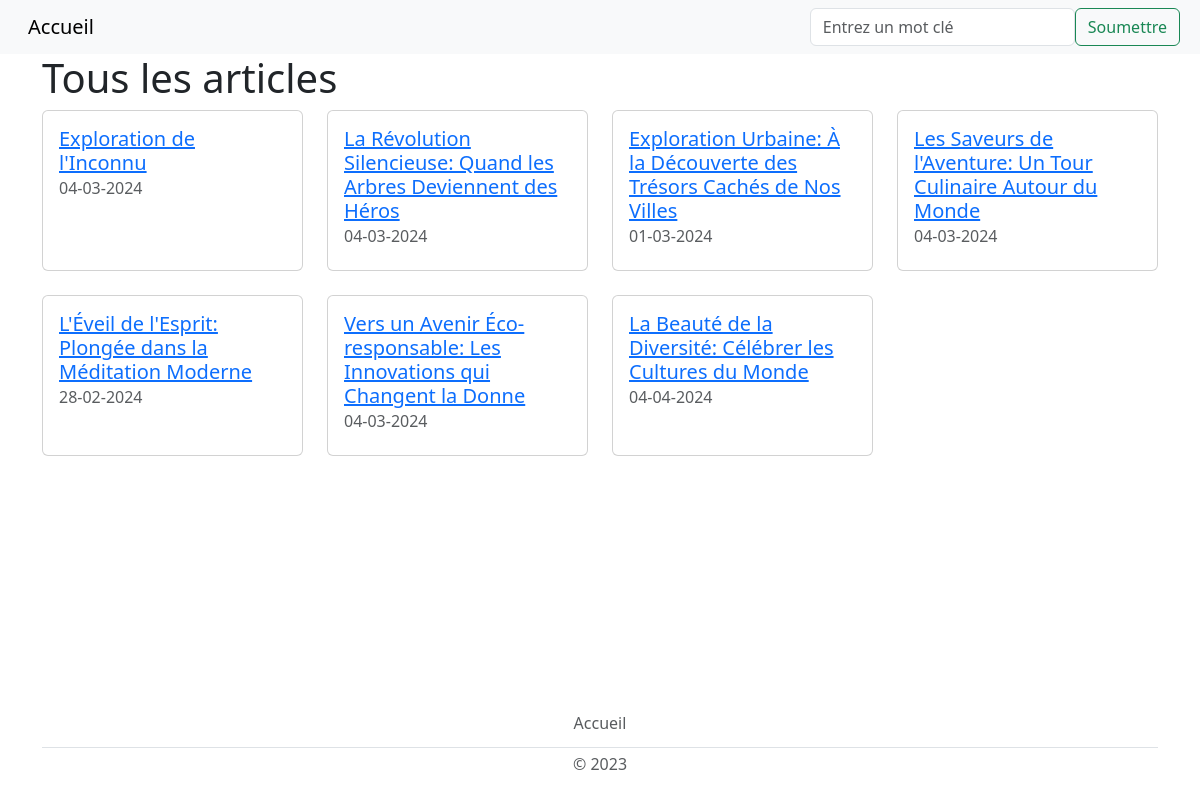
/resultats/, run on an earlier commit of the app's database.
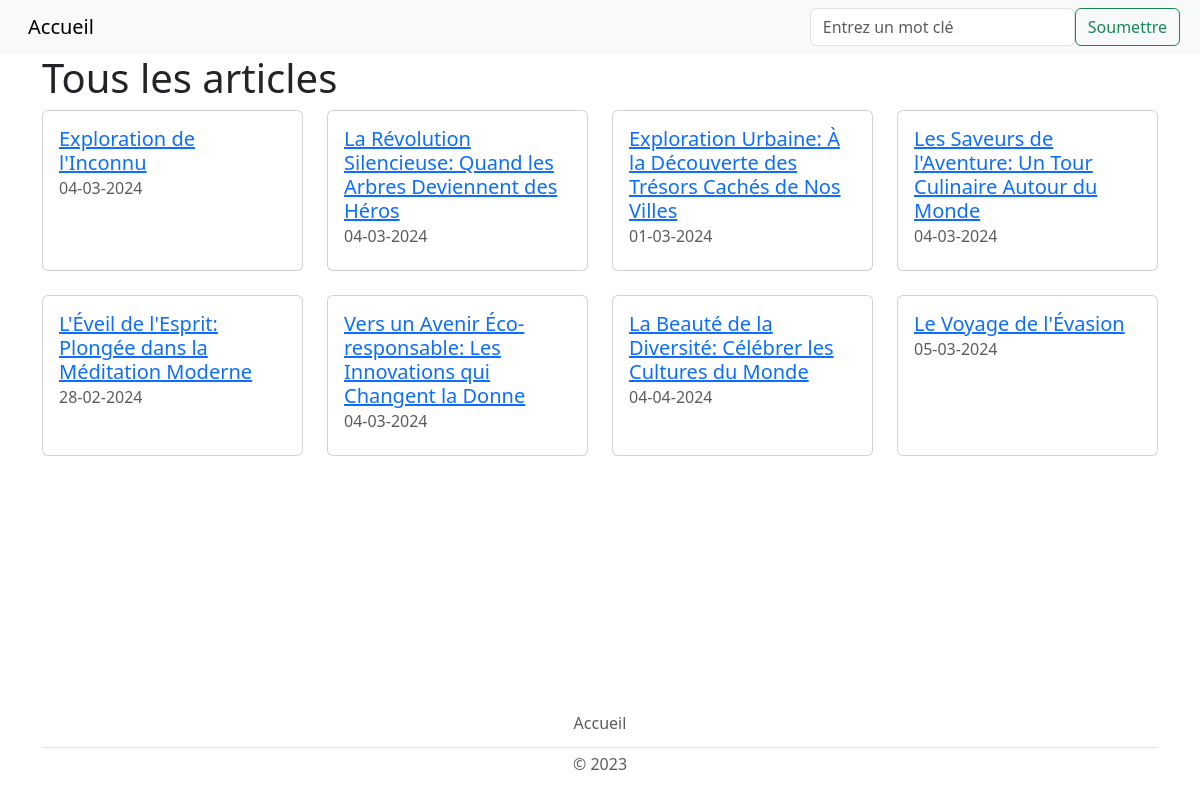
And on a later commit of the database.
### tables this page shows
CREATE TABLE ARTICLES (
    id_article VARCHAR(50) PRIMARY KEY,
    titre_article varchar(100) NOT NULL,
    date_publication DATE NOT NULL,
    contenu TEXT NOT NULL,
    id_utilisateur INTEGER NOT NULL,
    CONSTRAINT fk_auteur FOREIGN KEY (id_utilisateur) REFERENCES UTILISATEURS(id_utilisateur)
);

### app.py (the view)
@app.route('/resultats/<query>', methods=['GET'])
@app.route('/resultats/', defaults={'query': None}, methods=['GET'])
def resultats(query):
    if query:
        db = get_db()
        articles = db.get_articles(query)
    else:
        db = get_db()
        articles = db.get_articles()
    return render_template('resultats.html', query=query, articles=articles)

### app.py (called while the page is built)
def get_db():
    database = getattr(g, '_database', None)
    if database is None:
        g._database = Database()
    return g._database

@app.teardown_appcontext
def close_connection(exception):
    db = getattr(g, '_database', None)
    if db is not None:
        db.disconnect()

### database.py (called while the page is built)
    def disconnect(self):
        if self.user_connection is not None:
            self.user_connection.close()
        if self.photo_connection is not None:
            self.photo_connection.close()
        if self.session_connection is not None:
            self.session_connection.close()
        if self.article_connection is not None:
            self.article_connection.close()

    def get_article_connection(self):
        if self.article_connection is None:
            self.article_connection = sqlite3.connect('db/articles.db')
        return self.article_connection

    def get_articles(self, recherche_input=None):
        cursor = self.get_article_connection().cursor()
        if recherche_input:
            cursor.execute("SELECT * FROM articles WHERE titre LIKE ? OR contenu LIKE ?",
                           ('%' + recherche_input + '%', '%' + recherche_input + '%'))
        else:
            cursor.execute("SELECT id_article, titre_article, date_publication, contenu, id_utilisateur FROM articles")
        return cursor.fetchall()

### templates/resultats.html
{% extends "layout.html" %}
{% block content %}
    <div class="container">
        {% if query %}
            <h1>Résultats de la recherche pour "{{ query }}"</h1>
        {% else %}
            <h1>Tous les articles</h1>
        {% endif %}
        <div class="row row-cols-1 row-cols-md-2 row-cols-lg-4">
            {% for article in articles %}
                <div class="col mb-4">
                    <div class="card h-100">
                        <div class="card-body">
                            <a href="{{ url_for('article', identifiant=article[0]) }}" class="card-link">
                                <h5 class="card-title">{{ article[1] }}</h5>
                            </a>
                            <h6 class="card-subtitle mb-2 text-muted">{{ article[2] }}</h6>
                        </div>
                    </div>
                </div>
            {% endfor %}
        </div>
    </div>
{% endblock %}

### templates/layout.html (shortened to what this page needs)
<!DOCTYPE html>
<html lang="en">
<head>
    <link href="https://cdn.jsdelivr.net/npm/bootstrap@5.3.0-alpha1/dist/css/bootstrap.min.css" rel="stylesheet">
    <link rel="stylesheet" href="{{ url_for('static', filename='css/style.css') }}">
</head>
<body style="display: flex; flex-direction: column; min-height: 100vh;">
<nav class="navbar navbar-expand-lg bg-body-tertiary">
    <div class="container-fluid">
        <ul class="navbar-nav">
            <li class="nav-item">
                <a class="navbar-brand px-3" href="{{ url_for('accueil') }}">Accueil</a>
            </li>
        </ul>
        <form action="{{ url_for('recherche') }}" class="d-flex mx-2" method="POST" role="search">
            <label>
                <input class="form-control me-2" name="recherche_input" placeholder="Entrez un mot clé"
                       type="search">
            </label>
            <button class="btn btn-outline-success" type="submit">Soumettre</button>
        </form>
    </div>
</nav>
{% block content %}{% endblock %}
<footer class="py-1 my-1 mt-auto">
    <div class="container">
        <ul class="nav justify-content-center border-bottom pb-1 mb-1">
            <li class="nav-item"><a href="{{ url_for('accueil') }}"
                                    class="nav-link px-2 text-body-secondary">Accueil</a></li>
        </ul>
        <p class="text-center text-body-secondary">© 2023</p>
    </div>
</footer>
</body>
</html>

What changed in the data, as far as the page shows it:
added ARTICLES: titre_article "Le Voyage de l'Évasion", date_publication "05-03-2024"
